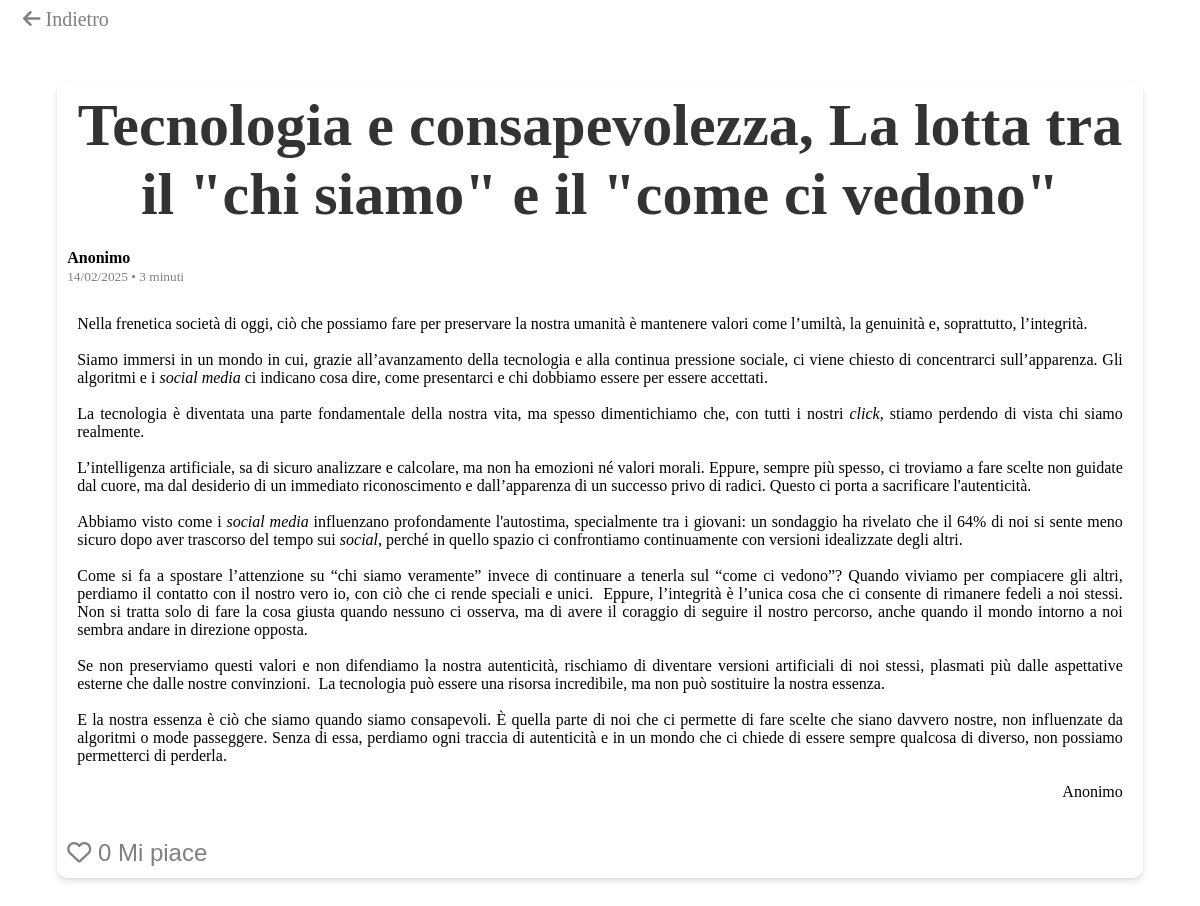
Screenshot of /17/ with the database file from the repository.
### articoli/models.py (models this page shows, shortened)
class Articolo(models.Model):
    titolo = models.CharField(max_length=200)
    id = models.AutoField(primary_key=True)
    contenuto = RichTextUploadingField()
    descrizione_breve = RichTextUploadingField()
    autore = models.CharField(max_length=100)
    data_pubblicazione = models.DateTimeField(auto_now_add=True)
    immagine = models.ImageField(upload_to="articoli/", blank=True, null=True)
    like = models.IntegerField(default=0)
    class Meta:
        verbose_name = "Articolo"
        verbose_name_plural = "Articoli"
        ordering = ["-data_pubblicazione"]

### articoli/views.py (the view)
# urls.py: path("<int:pk>/", views.dettaglio_articolo, name="dettaglio_articolo"),
def dettaglio_articolo(request, pk):
    articolo = get_object_or_404(Articolo, pk=pk)
    previous_page = request.session.get("previous_page", "/articoli/")
    return render(
        request,
        "dettaglio_articolo.html",
        {"articolo": articolo, "previous_page": previous_page},
    )

### articoli/templatetags/custom_filters.py (called while the page is built)
@register.filter
def conta(value, multiplier=0.4):
    count = 1
    count = count + int(len(value.split()) * multiplier)
    print(count)
    if count < 60:
        return f"{count} secondi"
    else:
        a = count % 60
        if a > 1:
            return f"{int(count/60)} minuti e {a-1} secondi"
        else:
            return f"{int(count/60)} minuti"

### articoli/templates/dettaglio_articolo.html (shortened to what this page needs)
<!DOCTYPE html>
<html lang="it">
<head>
    {% load static %}
    <link href="https://cdnjs.cloudflare.com/ajax/libs/font-awesome/6.5.1/css/all.min.css" rel="stylesheet">
    <link rel="stylesheet" href="{% static 'css/ckeditor_custom.css' %}">
</head>
<body>
    <div class="navbar">
        <a href="{{ previous_page }}" class="indietro"><i class="fa-solid fa-arrow-left"></i>&nbsp;Indietro</a>
    </div>
    <div class="card">
        <h1>{{ articolo.titolo |safe}}</h1>
        <div style="margin-top: 20px; margin-bottom: 20px;">
            <p class="autore">{{ articolo.autore }}</p>
            {% load custom_filters %}
            <p><small class="info">{{ articolo.data_pubblicazione|date:"d/m/Y" }} • {{ articolo.contenuto|conta }}
                </small></p>
        </div>
        <div style="padding: 10px;">
            {{ articolo.contenuto |safe}}
        </div>
        <div>
            <p>
            <form action="{% url 'like' articolo.pk %}"> <button id="btn-mi-piace" data-articolo-id="{{ articolo.id }}"
                    type="submit">
                    <i class="far fa-heart"></i> {{ articolo.like }}
                    Mi piace
                </button></form>
            </p>
        </div>
    </div>
</body>
</html>

### static/css/ckeditor_custom.css (style rules this page uses)
p { margin-top: 0px; margin-bottom: 0px; }

### articoli/templates/dettaglio_articolo.html (style rules this page uses)
#btn-mi-piace { color: grey; border: 0px; background-color: transparent; }
.card { width: 90%; padding: 10px; margin: 50px auto; background-color: white; border-radius: 10px; box-shadow: 0 4px 6px rgba(0, 0, 0, 0.1), 0 1px 3px rgba(0, 0, 0, 0.06); transition: transform 0.2s ease-in-out, box-shadow 0.2s ease-in-out; }
.card h1 { text-align: center; margin: 0; font-size: 5vw; color: #333; }
.autore { font-weight: bold; }
.info { color: grey; }
#btn-mi-piace { padding-top: 10px; padding-left: 0px; margin-left: 0px; font-size: 2vw; }
.indietro { color: gray; font-size: 20px; padding-left: 15px; padding-bottom: 0px; text-decoration: none; }

### rows the page displays
Articolo: titolo "Tecnologia e consapevolezza, La lotta tra il \"chi siamo\" e il \"come ci vedono\"", autore "Anonimo", data_pubblicazione "14/02/2025", contenuto|conta "3 minuti", contenuto "Nella frenetica società di oggi, ciò che possiamo fare per preservare la nostra umanità è mantenere valori come l’umiltà, la genuinità e, soprattutto, l’integrità. Siamo immersi in un mondo in cui, grazie all’avanzamento della tecnologia e alla continua pressione sociale, ci viene chiesto di concentrarci sull’apparenza. Gli algoritmi e i social media ci indicano cosa dire, come presentarci e chi dobbiamo essere per essere accettati. La tecnologia è diventata una parte fondamentale della nostra vita, ma spesso dimentichiamo che, con tutti i nostri click , stiamo perdendo di vista chi siamo realmente. L’intelligenza artificiale, sa di sicuro analizzare e calcolare, ma non ha emozioni né…", like "0"
